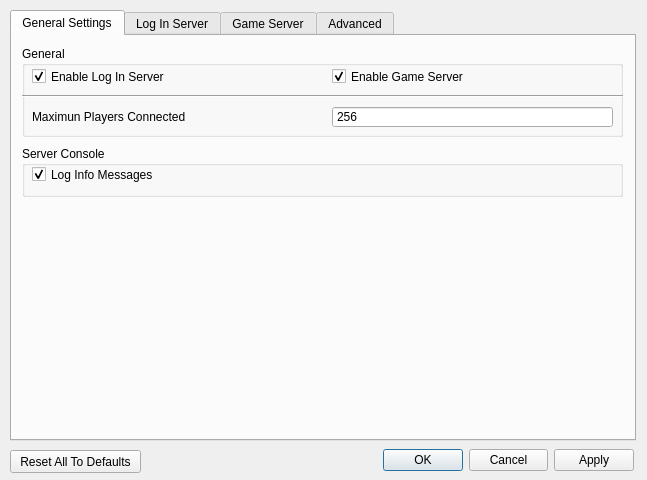
<?xml version="1.0" encoding="UTF-8"?>
<ui version="4.0">
 <class>serverSettings</class>
 <widget class="QWidget" name="serverSettings">
  <property name="geometry">
   <rect>
    <x>0</x>
    <y>0</y>
    <width>647</width>
    <height>480</height>
   </rect>
  </property>
  <property name="windowTitle">
   <string>Server Settings</string>
  </property>
  <widget class="QTabWidget" name="tabServerSettingsWidget">
   <property name="geometry">
    <rect>
     <x>10</x>
     <y>10</y>
     <width>626</width>
     <height>431</height>
    </rect>
   </property>
   <property name="tabPosition">
    <enum>QTabWidget::North</enum>
   </property>
   <property name="currentIndex">
    <number>0</number>
   </property>
   <widget class="QWidget" name="tabGeneral">
    <attribute name="title">
     <string>General Settings</string>
    </attribute>
    <widget class="QGroupBox" name="groupBox">
     <property name="geometry">
      <rect>
       <x>10</x>
       <y>10</y>
       <width>601</width>
       <height>91</height>
      </rect>
     </property>
     <property name="title">
      <string>General</string>
     </property>
     <widget class="QCheckBox" name="cbxEnableLogInServer">
      <property name="geometry">
       <rect>
        <x>10</x>
        <y>20</y>
        <width>281</width>
        <height>21</height>
       </rect>
      </property>
      <property name="text">
       <string>Enable Log In Server</string>
      </property>
      <property name="checked">
       <bool>true</bool>
      </property>
     </widget>
     <widget class="QCheckBox" name="cbxEnableGameServer">
      <property name="geometry">
       <rect>
        <x>310</x>
        <y>20</y>
        <width>281</width>
        <height>21</height>
       </rect>
      </property>
      <property name="text">
       <string>Enable Game Server</string>
      </property>
      <property name="checked">
       <bool>true</bool>
      </property>
     </widget>
     <widget class="QLabel" name="lblMaxPlayersOnline">
      <property name="geometry">
       <rect>
        <x>10</x>
        <y>60</y>
        <width>291</width>
        <height>21</height>
       </rect>
      </property>
      <property name="text">
       <string>Maximun Players Connected</string>
      </property>
     </widget>
     <widget class="QSpinBox" name="spbMaxPlayersOnline">
      <property name="geometry">
       <rect>
        <x>310</x>
        <y>60</y>
        <width>281</width>
        <height>22</height>
       </rect>
      </property>
      <property name="wrapping">
       <bool>false</bool>
      </property>
      <property name="frame">
       <bool>true</bool>
      </property>
      <property name="readOnly">
       <bool>false</bool>
      </property>
      <property name="buttonSymbols">
       <enum>QAbstractSpinBox::NoButtons</enum>
      </property>
      <property name="specialValueText">
       <string/>
      </property>
      <property name="accelerated">
       <bool>false</bool>
      </property>
      <property name="keyboardTracking">
       <bool>true</bool>
      </property>
      <property name="maximum">
       <number>999</number>
      </property>
      <property name="value">
       <number>256</number>
      </property>
     </widget>
    </widget>
    <widget class="QGroupBox" name="groupBox_2">
     <property name="geometry">
      <rect>
       <x>10</x>
       <y>110</y>
       <width>601</width>
       <height>51</height>
      </rect>
     </property>
     <property name="title">
      <string>Server Console</string>
     </property>
     <widget class="QCheckBox" name="cbxLogInfoMsgs">
      <property name="geometry">
       <rect>
        <x>10</x>
        <y>20</y>
        <width>581</width>
        <height>17</height>
       </rect>
      </property>
      <property name="text">
       <string>Log Info Messages</string>
      </property>
      <property name="checked">
       <bool>true</bool>
      </property>
     </widget>
    </widget>
    <widget class="Line" name="line_5">
     <property name="geometry">
      <rect>
       <x>10</x>
       <y>50</y>
       <width>601</width>
       <height>20</height>
      </rect>
     </property>
     <property name="orientation">
      <enum>Qt::Horizontal</enum>
     </property>
    </widget>
   </widget>
   <widget class="QWidget" name="tabLogInServer">
    <attribute name="title">
     <string>Log In Server</string>
    </attribute>
    <widget class="QGroupBox" name="groupBox_3">
     <property name="geometry">
      <rect>
       <x>10</x>
       <y>10</y>
       <width>601</width>
       <height>121</height>
      </rect>
     </property>
     <property name="title">
      <string>General</string>
     </property>
     <widget class="QLabel" name="lblLogInPort">
      <property name="geometry">
       <rect>
        <x>15</x>
        <y>60</y>
        <width>231</width>
        <height>20</height>
       </rect>
      </property>
      <property name="text">
       <string>Log In Server Port </string>
      </property>
     </widget>
     <widget class="QSpinBox" name="spbLogInPort">
      <property name="geometry">
       <rect>
        <x>300</x>
        <y>60</y>
        <width>211</width>
        <height>22</height>
       </rect>
      </property>
      <property name="buttonSymbols">
       <enum>QAbstractSpinBox::NoButtons</enum>
      </property>
      <property name="maximum">
       <number>999999</number>
      </property>
      <property name="value">
       <number>1034</number>
      </property>
     </widget>
     <widget class="QPushButton" name="btnResetLogInPort">
      <property name="geometry">
       <rect>
        <x>520</x>
        <y>60</y>
        <width>71</width>
        <height>23</height>
       </rect>
      </property>
      <property name="text">
       <string>Reset</string>
      </property>
     </widget>
     <widget class="QLabel" name="lblMaxPlayersRegistered">
      <property name="geometry">
       <rect>
        <x>15</x>
        <y>90</y>
        <width>271</width>
        <height>21</height>
       </rect>
      </property>
      <property name="text">
       <string>Maximun Players Registered</string>
      </property>
     </widget>
     <widget class="QSpinBox" name="spbMaxPlayersRegistered">
      <property name="geometry">
       <rect>
        <x>300</x>
        <y>90</y>
        <width>211</width>
        <height>22</height>
       </rect>
      </property>
      <property name="buttonSymbols">
       <enum>QAbstractSpinBox::NoButtons</enum>
      </property>
      <property name="maximum">
       <number>9999999</number>
      </property>
      <property name="value">
       <number>4096</number>
      </property>
     </widget>
     <widget class="QPushButton" name="btnResetMaxPlayersRegistered">
      <property name="geometry">
       <rect>
        <x>520</x>
        <y>90</y>
        <width>71</width>
        <height>23</height>
       </rect>
      </property>
      <property name="text">
       <string>Reset</string>
      </property>
     </widget>
     <widget class="Line" name="line_2">
      <property name="geometry">
       <rect>
        <x>0</x>
        <y>40</y>
        <width>601</width>
        <height>20</height>
       </rect>
      </property>
      <property name="orientation">
       <enum>Qt::Horizontal</enum>
      </property>
     </widget>
     <widget class="QCheckBox" name="cbxEnableGetLog">
      <property name="geometry">
       <rect>
        <x>10</x>
        <y>20</y>
        <width>201</width>
        <height>17</height>
       </rect>
      </property>
      <property name="text">
       <string>Enable GetLog (Advanced)</string>
      </property>
      <property name="checked">
       <bool>false</bool>
      </property>
     </widget>
    </widget>
   </widget>
   <widget class="QWidget" name="tab">
    <attribute name="title">
     <string>Game Server</string>
    </attribute>
    <widget class="QGroupBox" name="groupBox_4">
     <property name="geometry">
      <rect>
       <x>10</x>
       <y>10</y>
       <width>601</width>
       <height>181</height>
      </rect>
     </property>
     <property name="title">
      <string>General</string>
     </property>
     <widget class="QSpinBox" name="spbGamePort">
      <property name="geometry">
       <rect>
        <x>300</x>
        <y>60</y>
        <width>211</width>
        <height>22</height>
       </rect>
      </property>
      <property name="buttonSymbols">
       <enum>QAbstractSpinBox::NoButtons</enum>
      </property>
      <property name="maximum">
       <number>999999</number>
      </property>
      <property name="value">
       <number>1039</number>
      </property>
     </widget>
     <widget class="QLabel" name="lblGamePort">
      <property name="geometry">
       <rect>
        <x>15</x>
        <y>60</y>
        <width>231</width>
        <height>20</height>
       </rect>
      </property>
      <property name="text">
       <string>Game Server Port </string>
      </property>
     </widget>
     <widget class="QPushButton" name="btnResetGamePort">
      <property name="geometry">
       <rect>
        <x>520</x>
        <y>60</y>
        <width>71</width>
        <height>23</height>
       </rect>
      </property>
      <property name="text">
       <string>Reset</string>
      </property>
     </widget>
     <widget class="Line" name="line_3">
      <property name="geometry">
       <rect>
        <x>0</x>
        <y>40</y>
        <width>601</width>
        <height>21</height>
       </rect>
      </property>
      <property name="orientation">
       <enum>Qt::Horizontal</enum>
      </property>
     </widget>
     <widget class="QCheckBox" name="cbxSyncPlayers">
      <property name="geometry">
       <rect>
        <x>10</x>
        <y>20</y>
        <width>181</width>
        <height>21</height>
       </rect>
      </property>
      <property name="text">
       <string>Sync Players (EnableMultiplayer)</string>
      </property>
      <property name="checked">
       <bool>true</bool>
      </property>
     </widget>
     <widget class="QCheckBox" name="cbxSessionKeyValid">
      <property name="geometry">
       <rect>
        <x>300</x>
        <y>20</y>
        <width>291</width>
        <height>21</height>
       </rect>
      </property>
      <property name="text">
       <string>Enable Session Key Validation</string>
      </property>
      <property name="checked">
       <bool>true</bool>
      </property>
     </widget>
     <widget class="QLabel" name="lblSyncInterval">
      <property name="geometry">
       <rect>
        <x>15</x>
        <y>90</y>
        <width>231</width>
        <height>20</height>
       </rect>
      </property>
      <property name="text">
       <string>Player Sync Interval</string>
      </property>
     </widget>
     <widget class="QSpinBox" name="spbPlayerSync">
      <property name="geometry">
       <rect>
        <x>300</x>
        <y>90</y>
        <width>211</width>
        <height>22</height>
       </rect>
      </property>
      <property name="suffix">
       <string>ms</string>
      </property>
      <property name="maximum">
       <number>9999999</number>
      </property>
      <property name="value">
       <number>200</number>
      </property>
     </widget>
     <widget class="QLabel" name="lblPingTimeoutInterval">
      <property name="geometry">
       <rect>
        <x>15</x>
        <y>120</y>
        <width>231</width>
        <height>20</height>
       </rect>
      </property>
      <property name="text">
       <string>Player Ping Timeout</string>
      </property>
     </widget>
     <widget class="QSpinBox" name="spbPingTimeout">
      <property name="geometry">
       <rect>
        <x>300</x>
        <y>120</y>
        <width>211</width>
        <height>22</height>
       </rect>
      </property>
      <property name="suffix">
       <string>s</string>
      </property>
      <property name="maximum">
       <number>999999</number>
      </property>
      <property name="value">
       <number>25</number>
      </property>
     </widget>
     <widget class="QSpinBox" name="spbPingInterval">
      <property name="geometry">
       <rect>
        <x>300</x>
        <y>150</y>
        <width>211</width>
        <height>22</height>
       </rect>
      </property>
      <property name="suffix">
       <string>ms</string>
      </property>
      <property name="maximum">
       <number>999999</number>
      </property>
      <property name="value">
       <number>3000</number>
      </property>
     </widget>
     <widget class="QLabel" name="lblPingInterval">
      <property name="geometry">
       <rect>
        <x>15</x>
        <y>150</y>
        <width>171</width>
        <height>20</height>
       </rect>
      </property>
      <property name="text">
       <string>Ping Check Interval</string>
      </property>
     </widget>
     <widget class="QPushButton" name="btnResetSyncInterval">
      <property name="geometry">
       <rect>
        <x>520</x>
        <y>90</y>
        <width>71</width>
        <height>23</height>
       </rect>
      </property>
      <property name="text">
       <string>Reset</string>
      </property>
     </widget>
     <widget class="QPushButton" name="btnResetPingTimeout">
      <property name="geometry">
       <rect>
        <x>520</x>
        <y>120</y>
        <width>71</width>
        <height>23</height>
       </rect>
      </property>
      <property name="text">
       <string>Reset</string>
      </property>
     </widget>
     <widget class="QPushButton" name="btnResetPingInterval">
      <property name="geometry">
       <rect>
        <x>520</x>
        <y>150</y>
        <width>71</width>
        <height>23</height>
       </rect>
      </property>
      <property name="text">
       <string>Reset</string>
      </property>
     </widget>
    </widget>
    <widget class="QGroupBox" name="groupBox_5">
     <property name="geometry">
      <rect>
       <x>10</x>
       <y>200</y>
       <width>601</width>
       <height>91</height>
      </rect>
     </property>
     <property name="title">
      <string>Gameplay</string>
     </property>
     <widget class="QCheckBox" name="checkBox">
      <property name="geometry">
       <rect>
        <x>10</x>
        <y>20</y>
        <width>281</width>
        <height>17</height>
       </rect>
      </property>
      <property name="text">
       <string>Enable PVP</string>
      </property>
     </widget>
     <widget class="QLabel" name="label_2">
      <property name="geometry">
       <rect>
        <x>10</x>
        <y>60</y>
        <width>261</width>
        <height>20</height>
       </rect>
      </property>
      <property name="text">
       <string>Roll Cooldown</string>
      </property>
     </widget>
     <widget class="QSpinBox" name="spinBox">
      <property name="geometry">
       <rect>
        <x>300</x>
        <y>60</y>
        <width>211</width>
        <height>22</height>
       </rect>
      </property>
      <property name="suffix">
       <string>s</string>
      </property>
      <property name="maximum">
       <number>99999</number>
      </property>
      <property name="value">
       <number>10</number>
      </property>
     </widget>
     <widget class="QPushButton" name="pushButton_2">
      <property name="geometry">
       <rect>
        <x>520</x>
        <y>60</y>
        <width>71</width>
        <height>23</height>
       </rect>
      </property>
      <property name="text">
       <string>Reset</string>
      </property>
     </widget>
     <widget class="QCheckBox" name="checkBox_2">
      <property name="geometry">
       <rect>
        <x>300</x>
        <y>20</y>
        <width>291</width>
        <height>20</height>
       </rect>
      </property>
      <property name="text">
       <string>Allow all players to teleport to any map (!maptp)</string>
      </property>
     </widget>
     <widget class="Line" name="line_7">
      <property name="geometry">
       <rect>
        <x>0</x>
        <y>40</y>
        <width>601</width>
        <height>21</height>
       </rect>
      </property>
      <property name="orientation">
       <enum>Qt::Horizontal</enum>
      </property>
     </widget>
    </widget>
    <widget class="QLabel" name="label">
     <property name="geometry">
      <rect>
       <x>10</x>
       <y>369</y>
       <width>601</width>
       <height>31</height>
      </rect>
     </property>
     <property name="text">
      <string>&lt;html&gt;&lt;head/&gt;&lt;body&gt;&lt;p&gt;To change other gameplay features exclusive to [LoEWCT], please go to the [LoEWCT] Settings.&lt;/p&gt;&lt;/body&gt;&lt;/html&gt;</string>
     </property>
     <property name="alignment">
      <set>Qt::AlignCenter</set>
     </property>
    </widget>
   </widget>
   <widget class="QWidget" name="tabAdv">
    <attribute name="title">
     <string>Advanced</string>
    </attribute>
    <widget class="QGroupBox" name="groupBox_7">
     <property name="geometry">
      <rect>
       <x>10</x>
       <y>10</y>
       <width>601</width>
       <height>181</height>
      </rect>
     </property>
     <property name="title">
      <string>Threading</string>
     </property>
     <widget class="QComboBox" name="cbxLoginServerThread">
      <property name="geometry">
       <rect>
        <x>310</x>
        <y>120</y>
        <width>281</width>
        <height>22</height>
       </rect>
      </property>
      <property name="currentText">
       <string>Normal</string>
      </property>
      <item>
       <property name="text">
        <string>Highest Priority (Realtime)</string>
       </property>
      </item>
      <item>
       <property name="text">
        <string>High Priority</string>
       </property>
      </item>
      <item>
       <property name="text">
        <string>Normal</string>
       </property>
      </item>
      <item>
       <property name="text">
        <string>Low Priority</string>
       </property>
      </item>
      <item>
       <property name="text">
        <string>Lowest Priority</string>
       </property>
      </item>
     </widget>
     <widget class="QComboBox" name="cbxGameServerThread">
      <property name="geometry">
       <rect>
        <x>310</x>
        <y>150</y>
        <width>281</width>
        <height>22</height>
       </rect>
      </property>
      <property name="editable">
       <bool>false</bool>
      </property>
      <property name="currentText">
       <string>Normal</string>
      </property>
      <item>
       <property name="text">
        <string>Highest Priority (Realtime)</string>
       </property>
      </item>
      <item>
       <property name="text">
        <string>High Priority</string>
       </property>
      </item>
      <item>
       <property name="text">
        <string>Normal</string>
       </property>
      </item>
      <item>
       <property name="text">
        <string>Low Priority</string>
       </property>
      </item>
      <item>
       <property name="text">
        <string>Lowest Priority</string>
       </property>
      </item>
     </widget>
     <widget class="QLabel" name="lblLoginServerThread">
      <property name="geometry">
       <rect>
        <x>10</x>
        <y>120</y>
        <width>291</width>
        <height>21</height>
       </rect>
      </property>
      <property name="text">
       <string>Log In Server Thread</string>
      </property>
     </widget>
     <widget class="QLabel" name="label_6">
      <property name="geometry">
       <rect>
        <x>20</x>
        <y>20</y>
        <width>561</width>
        <height>41</height>
       </rect>
      </property>
      <property name="text">
       <string>&lt;html&gt;&lt;head/&gt;&lt;body&gt;&lt;p align=&quot;center&quot;&gt;This allows you to choose which Server should your CPU care about more and use more of its resources.&lt;/p&gt;&lt;p align=&quot;center&quot;&gt;Keep them set on Normal if you are not sure. (Might need a server restart if changed)&lt;/p&gt;&lt;/body&gt;&lt;/html&gt;</string>
      </property>
     </widget>
     <widget class="QLabel" name="lblLoginServerThread_2">
      <property name="geometry">
       <rect>
        <x>10</x>
        <y>150</y>
        <width>291</width>
        <height>21</height>
       </rect>
      </property>
      <property name="text">
       <string>Game Server Thread</string>
      </property>
     </widget>
     <widget class="Line" name="line_4">
      <property name="geometry">
       <rect>
        <x>0</x>
        <y>60</y>
        <width>601</width>
        <height>16</height>
       </rect>
      </property>
      <property name="orientation">
       <enum>Qt::Horizontal</enum>
      </property>
     </widget>
     <widget class="QCheckBox" name="ckbUseThreads">
      <property name="geometry">
       <rect>
        <x>10</x>
        <y>80</y>
        <width>581</width>
        <height>17</height>
       </rect>
      </property>
      <property name="text">
       <string>Use Threading</string>
      </property>
      <property name="checked">
       <bool>true</bool>
      </property>
     </widget>
     <widget class="Line" name="line_6">
      <property name="geometry">
       <rect>
        <x>0</x>
        <y>100</y>
        <width>601</width>
        <height>16</height>
       </rect>
      </property>
      <property name="orientation">
       <enum>Qt::Horizontal</enum>
      </property>
     </widget>
    </widget>
    <widget class="QGroupBox" name="groupBox_6">
     <property name="geometry">
      <rect>
       <x>10</x>
       <y>200</y>
       <width>601</width>
       <height>51</height>
      </rect>
     </property>
     <property name="title">
      <string>Server Settings</string>
     </property>
     <widget class="QSpinBox" name="spinBox_3">
      <property name="geometry">
       <rect>
        <x>291</x>
        <y>20</y>
        <width>221</width>
        <height>22</height>
       </rect>
      </property>
      <property name="maximum">
       <number>999999</number>
      </property>
      <property name="value">
       <number>100</number>
      </property>
     </widget>
     <widget class="QLabel" name="label_8">
      <property name="geometry">
       <rect>
        <x>10</x>
        <y>20</y>
        <width>271</width>
        <height>21</height>
       </rect>
      </property>
      <property name="text">
       <string>Maximun Packet Dups</string>
      </property>
     </widget>
     <widget class="QPushButton" name="btnResetMaxPackets">
      <property name="geometry">
       <rect>
        <x>520</x>
        <y>20</y>
        <width>71</width>
        <height>23</height>
       </rect>
      </property>
      <property name="text">
       <string>Reset</string>
      </property>
     </widget>
    </widget>
   </widget>
  </widget>
  <widget class="QDialogButtonBox" name="buttonBox">
   <property name="geometry">
    <rect>
     <x>383</x>
     <y>445</y>
     <width>251</width>
     <height>31</height>
    </rect>
   </property>
   <property name="orientation">
    <enum>Qt::Horizontal</enum>
   </property>
   <property name="standardButtons">
    <set>QDialogButtonBox::Apply|QDialogButtonBox::Cancel|QDialogButtonBox::Ok</set>
   </property>
   <property name="centerButtons">
    <bool>false</bool>
   </property>
  </widget>
  <widget class="QPushButton" name="pushButton">
   <property name="geometry">
    <rect>
     <x>10</x>
     <y>450</y>
     <width>131</width>
     <height>23</height>
    </rect>
   </property>
   <property name="text">
    <string>Reset All To Defaults</string>
   </property>
  </widget>
 </widget>
 <resources/>
 <connections/>
</ui>
